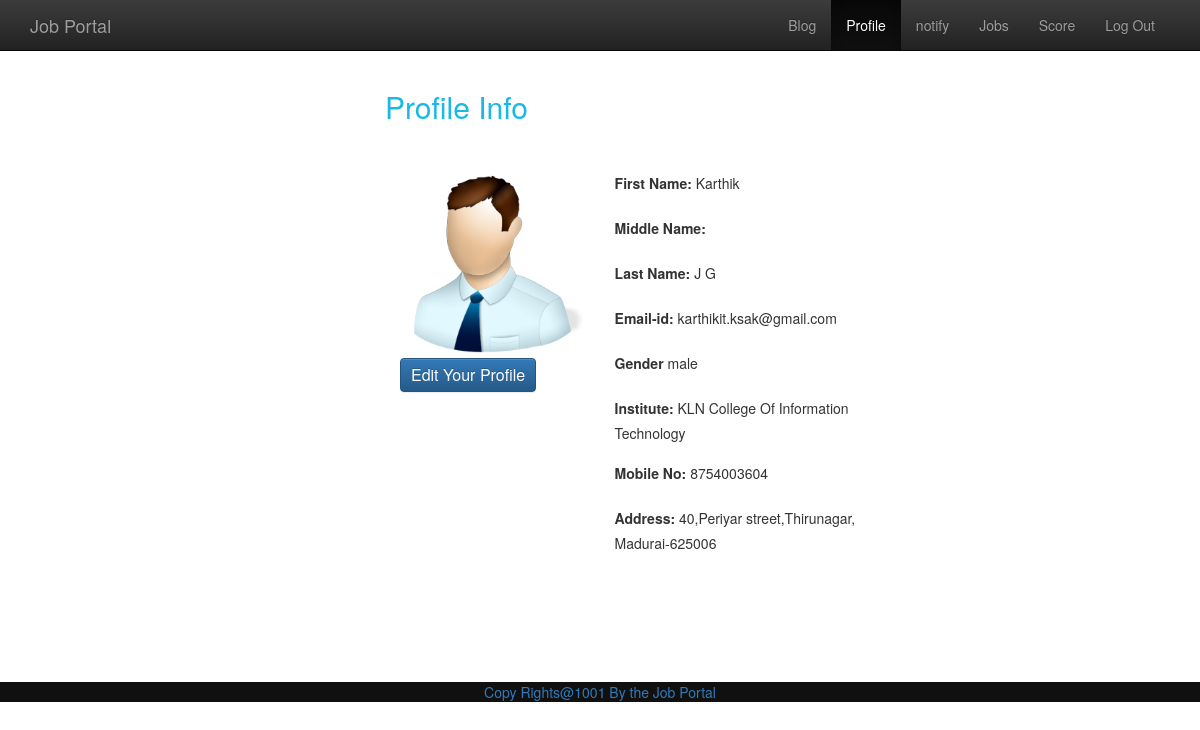
/profilepage.php (signed in), run on the app's committed database.
### tables this page shows
CREATE TABLE IF NOT EXISTS `user` (
  `id` int(100) NOT NULL AUTO_INCREMENT,
  `fname` varchar(200) NOT NULL,
  `mname` varchar(200) NOT NULL,
  `lname` varchar(200) NOT NULL,
  `email` varchar(200) NOT NULL,
  `pwd` varchar(200) NOT NULL,
  `dob` date NOT NULL,
  `addr` varchar(200) NOT NULL,
  `inst` varchar(200) NOT NULL,
  `coname` varchar(200) NOT NULL,
  `cgpa` float(20,2) NOT NULL,
  `mobile` varchar(100) NOT NULL,
  `gender` varchar(200) NOT NULL,
  `lang` varchar(200) NOT NULL,
  `country` varchar(100) NOT NULL,
  `cv` varchar(200) NOT NULL,
  `pic` varchar(100) NOT NULL,
  PRIMARY KEY (`id`)
);

### profilepage.php (the view, shortened to what this page needs)
<html>
<head>
<link rel="stylesheet" text="text/css" href="css/bootstrap.min.css">
<link rel="stylesheet" text="text/css" href="css/bootstrap-theme.min.css">
<link rel="stylesheet" text="text/css" href="css/style.css">
</head>
<body>
<nav class="navbar navbar-inverse navbar-fixed-top" id="my-navbar">
<div class="container">
<div class="nav-header logo">
<a href="index.php" class="navbar-brand pull-left">Job Portal</a>
</div>
<div class="collapse navbar-collapse menu">
<ul class="nav navbar-nav pull-right" >
<li><a href="blog.php">Blog</a></li>
<li class="active"><a href="profilepage.php">Profile</a></li>
<li ><a href="notification.php">notify</a></li>
<li ><a href="userjobs.php">Jobs</a></li>
<li ><a href="usermark.php">Score</a></li>
<li><a href="alogout.php">Log Out</a></li>
</ul>
</div>
</div>
</nav>
<div class="container" id="p"  style="width:50%;padding-left:100px; margin-top:70px;">
			<h2 style="color:#19b9e7; margin-left:-15px" >Profile Info</h2><br><br>
				<div class="row">
		<?php
		if(isset($_SESSION['id']))
		{
			$id=$_SESSION['id'];
			$sql="select * from user where id='$id'";
			$res=mysql_query($sql);
			while($row=mysql_fetch_array($res))
			{ ?>
					<div class="col-md-5">
						<?php if(!empty($row['pic']))
							{ $pic= $row['pic'];
						?>
							<img src="uimage/<?php echo $pic;?>" class="img-responsive" width="60%">
							<form action="profile.php" method="post" enctype='multipart/form-data'>
									<button type="submit" class="btn btn-primary" name="yes" style="font-size:16px; padding:5px 10px;margin-top:100px;"> Edit Your Profile</button>
							</form>
						<?php }
						else
						{
							if($row['gender']=="female") {?>
							<img src="uimage/user1.png" class="img-responsive" width="50%"><br>
							<form action="profile.php" method="post" enctype='multipart/form-data'>
									<button type="submit" class="btn btn-primary" name="yes" style="font-size:16px; padding:5px 10px;"> Edit Your Profile</button>
							</form>
							<?php
						}
							elseif($row['gender']=="male")
							{ ?>
								<img src="uimage/user.png" class="img-responsive">
								<form action="profile.php" method="post" enctype='multipart/form-data'>
								<button type="submit" class="btn btn-primary" name="yes" style="font-size:16px; padding:5px 10px;"> Edit Your Profile</button>
							</form>
								<?php }
						}
			     ?>
					</div>
					<div class="col-md-7" class="profile">
						<label >First Name:</label>
						<span><?php echo $row['fname']; ?></span><br><br>
						<label>Middle Name:</label>
						<span><?php echo $row['mname']; ?></span><br><br>
						<label>Last Name:</label>
						<span><?php echo $row['lname']; ?></span><br><br>
						<label>Email-id:</label>
						<span ><?php echo $row['email']; ?></span><br><br>
						<label>Gender</label>
						<span><?php echo $row['gender']; ?></span><br><br>
						<label>Institute:</label>
						<span><?php echo $row['inst']; ?></span><br><br>
						<label>Mobile No:</label>
						<span><?php echo $row['mobile']; ?></span><br><br>
						<label>Address:</label>
						<span><?php echo $row['addr']; ?></span><br><br>
					</div>
				</div>
</div>
<?php } }
		?>
<div class="footer text-center bill" style="margin-top:109px;">
<a href="index.php">Copy Rights@1001 <span>By the Job Portal</span></a>
</div>
</body>
</html>

### css/style.css (style rules this page uses)
.bill { background-color:#101010 !important; }

### data on the page
user: fname "Karthik", lname "J G", email "karthikit.ksak@gmail.com", gender "male", inst "KLN College Of Information Technology", mobile "8754003604", addr "40,Periyar street,Thirunagar, Madurai-625006"
